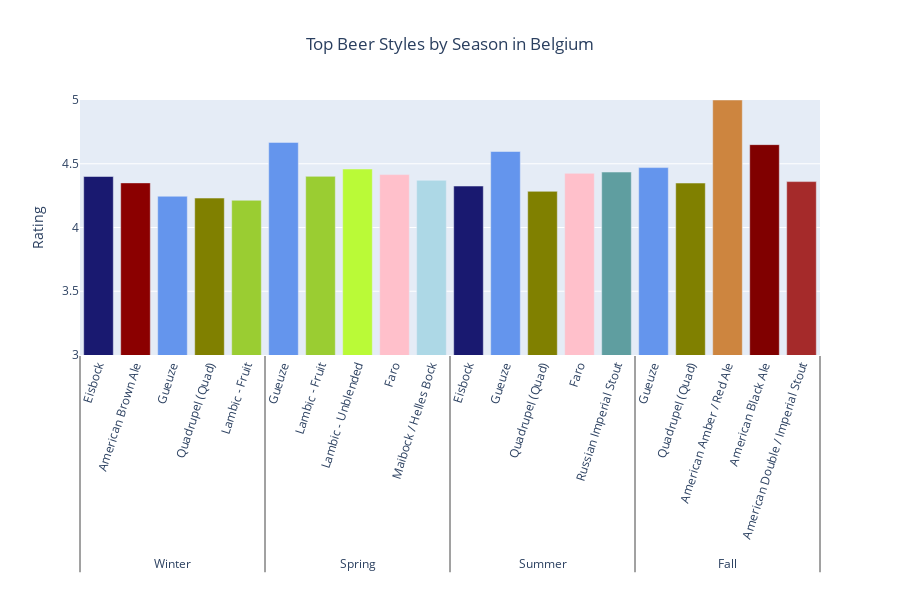

Notebook cell for this chart:
### Code cell
geospatial_utils.plot_seasonal_preferences(top_styles_per_season)

### Figure 1 — Plotly figure (JSON) as saved in the notebook; plotly's stock layout.template omitted (floating-point values rounded to 4 significant figures)
{"data": [{"marker": {"color": ["midnightblue", "darkred", "cornflowerblue", "olive", "yellowgreen", "cornflowerblue", "#bafa37", "pink", "yellowgreen", "lightblue", "cornflowerblue", "cadetblue", "pink", "midnightblue", "olive", "peru", "maroon", "cornflowerblue", "brown", "olive"]}, "type": "bar", "width": 0.8, "x": [["Winter", "Winter", "Winter", "Winter", "Winter", "Spring", "Spring", "Spring", "Spring", "Spring", "Summer", "Summer", "Summer", "Summer", "Summer", "Fall", "Fall", "Fall", "Fall", "Fall"], ["Eisbock", "American Brown Ale", "Gueuze", "Quadrupel (Quad)", "Lambic - Fruit", "Gueuze", "Lambic - Unblended", "Faro", "Lambic - Fruit", "Maibock / Helles Bock", "Gueuze", "Russian Imperial Stout", "Faro", "Eisbock", "Quadrupel (Quad)", "American Amber / Red Ale", "American Black Ale", "Gueuze", "American Double / Imperial Stout", "Quadrupel (Quad)"]], "y": [4.4, 4.35, 4.245, 4.231, 4.213, 4.667, 4.459, 4.415, 4.401, 4.37, 4.596, 4.435, 4.425, 4.325, 4.284, 5, 4.65, 4.47, 4.36, 4.349]}], "layout": {"height": 600, "legend": {"title": {"text": "Beer Style"}}, "title": {"text": "Top Beer Styles by Season in Belgium", "x": 0.5, "xanchor": "center"}, "xaxis": {"categoryarray": ["Winter", "Spring", "Summer", "Fall"], "categoryorder": "array", "showgrid": false, "tickangle": -72, "title": {"font": {"size": 2}, "text": ""}}, "yaxis": {"range": [3, 5], "title": {"text": "Rating"}}}}
